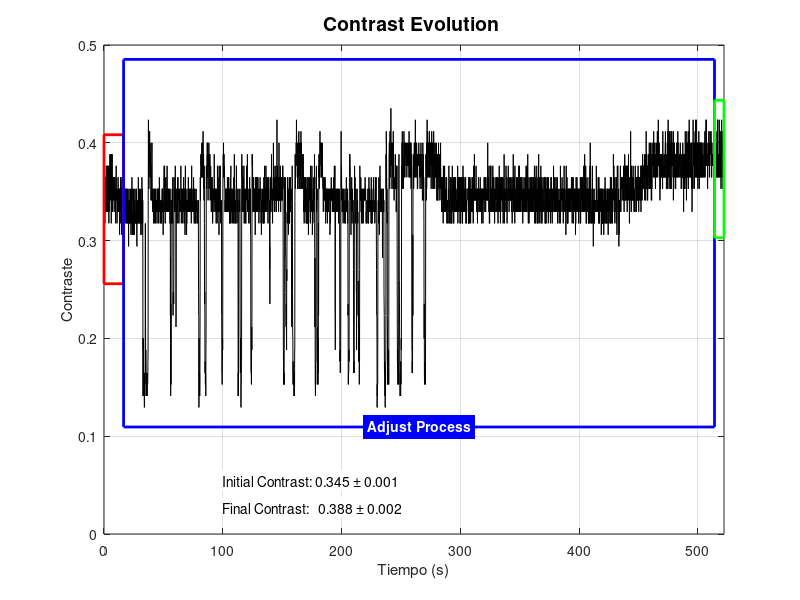

Write the MATLAB code that produced this figure.
clear all;
close all;
clc;

load('control2.mat');
x=data(:,1);
y=data(:,2)*3/255;
xs=166;
xf=5140;


yimin=min(y(1:xs-1));
yimax=max(y(1:xs-1));
ypmin=min(y(xs:xf));
ypmax=max(y(xs:xf));
yamin=min(y(xf+1:length(y)));
yamax=max(y(xf+1:length(y)));

ymin=ypmin-0.02;
ymax=ypmax+0.05;
ts=x(xs)/10;
tf=x(xf)/10;

ymin1=yimin-0.05;
ymax1=yimax+0.02;
ts1=x(1)/10;
tf1=x(xs-1)/10;

ymin2=yamin-0.05;
ymax2=yamax+0.02;
ts2=x(xf+1)/10;
tf2=x(length(x))/10;


ci=mean(y(1:xs));
cf=mean(y(xf:length(y)));
stdi=std(y(1:xs))/sqrt(length(y(1:xs)));
stdf=std(y(xf:length(y)))/sqrt(length(y(xf:length(y))));


t=x/10;

ymina=min([0 ymin-0.1 ymin1 ymin2]);
ymaxa=0.5;%max([ymax ymax1 ymax2])+0.5;

xmina=x(1)/10;
xmaxa=x(length(x))/10;

plot(t,y,'k'); grid on;
axis([xmina xmaxa ymina ymaxa]);
% axis([0 522 0 50]);
xlabel ('Tiempo (s)');
ylabel ('Contraste');





title('Contrast Evolution ','FontWeight', 'bold','FontSize',14);
line([ts1 ts1 tf1 tf1 ts1],[ymin1 ymax1 ymax1 ymin1 ymin1],'Color','r','LineWidth',2);
line([ts ts tf tf ts],[ymin ymax ymax ymin ymin],'Color','b','LineWidth',2);
line([ts2 ts2 tf2 tf2 ts2],[ymin2 ymax2 ymax2 ymin2 ymin2],'Color','g','LineWidth',2);
txt1=text(100,ymina+2*((ymin-ymina)/4),['Initial Contrast: ', num2str(ci,'%.3f'), ' \pm ',num2str(stdi,'%.3f')], 'BackgroundColor',[1 1 1]);
txt2=text(100,ymina+1*((ymin-ymina)/4),['Final Contrast:   ', num2str(cf,'%.3f'), ' \pm ',num2str(stdf,'%.3f')], 'BackgroundColor',[1 1 1]);
txt3=text((tf-ts)/2+ts,ymin,'Adjust Process','HorizontalAlignment','center', 'BackgroundColor','b','FontWeight','bold','color','w');
% txt4=text((tf1-ts1)/2+ts1,ymin1,'Sin Control','HorizontalAlignment','center', 'BackgroundColor','r','FontWeight','bold','color','w');
% txt5=text((tf2-ts2)/2+ts2,ymin2,'Adaptado','HorizontalAlignment','center', 'BackgroundColor','g','FontWeight','bold','color','w');


mejora=((cf/ci)-1)*100